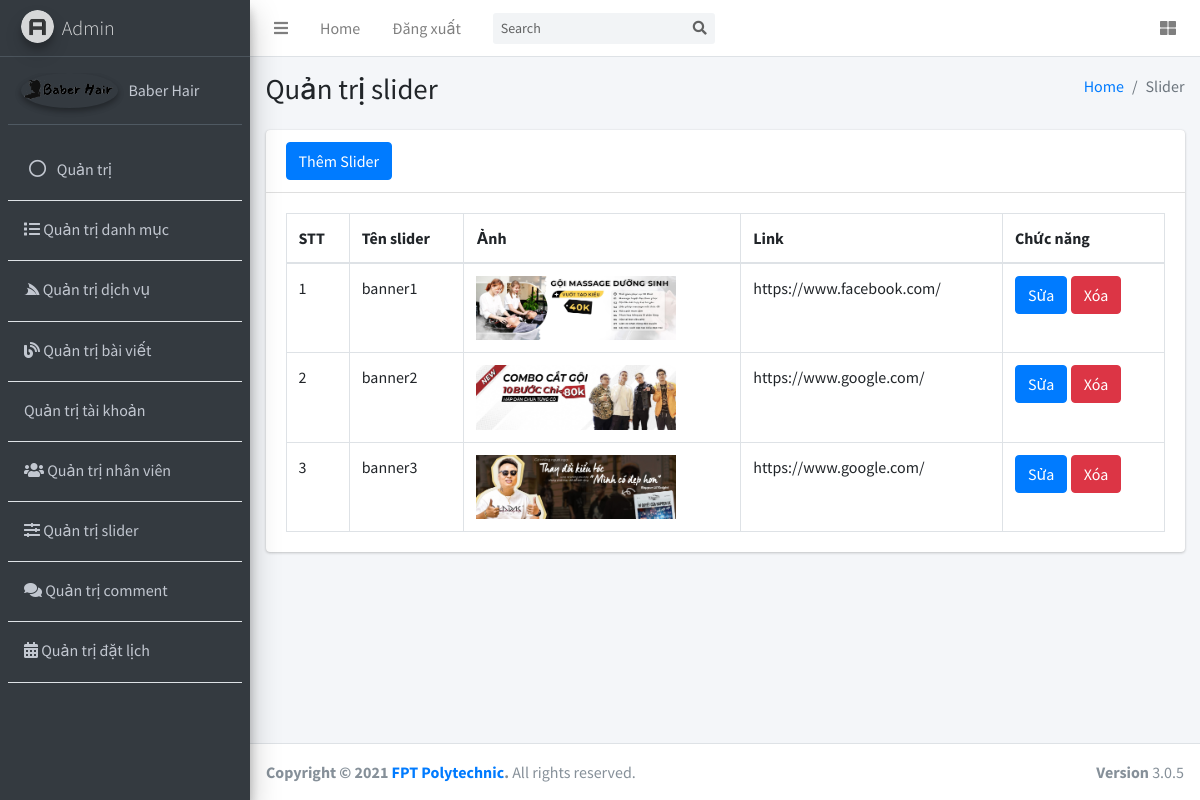
Screenshot of /admin/sliders.php with the database file from the repository.
### tables this page shows
CREATE TABLE `sliders` (
  `slider_id` int(11) NOT NULL,
  `slider_name` varchar(255) NOT NULL,
  `slider_img` varchar(255) NOT NULL,
  `link` varchar(255) NOT NULL
);

### admin/sliders.php (the view)
<?php
require_once "../connection.php";
$stt = 0;
$sql = "SELECT *FROM sliders";
$stmt = $conn->prepare($sql);
$stmt->execute();
$slider = $stmt->fetchAll(PDO::FETCH_ASSOC);
?>
<!DOCTYPE html>
<html lang="en">
<?php
require_once "headerQT.php";
?>
<body class="hold-transition sidebar-mini layout-fixed">
    <div class="wrapper">
        <div class="content-wrapper">
            <section class="content-header">
                <div class="container-fluid">
                    <div class="mb-2 row">
                        <div class="col-sm-6">
                            <h1>Quản trị slider </h1>
                        </div>
                        <div class="col-sm-6">
                            <ol class="breadcrumb float-sm-right">
                                <li class="breadcrumb-item"><a href="#">Home</a></li>
                                <li class="breadcrumb-item active">Slider</li>
                            </ol>
                        </div>
                    </div>
                </div>
            </section>
            <section class="content">
                <div class="container-fluid">
                    <div class="row">
                        <div class="col-12">
                            <div class="card">
                                <div class="card-header">
                                    <a href="addSlider.php" class="btn btn-primary">Thêm Slider</a>
                                </div>
                                <div class="card-body">
                                    <table id="example2" class="table table-bordered table-hover">
                                        <thead>
                                            <tr>
                                                <th>STT</th>
                                                <th>Tên slider</th>
                                                <th>Ảnh</th>
                                                <th>Link</th>
                                                <th>Chức năng</th>
                                            </tr>
                                        </thead>
                                        <tbody>
                                            <?php foreach ($slider as $row) : ?>
                                            <tr>
                                                <td scope="slide"><?= $stt += 1 ?></td>
                                                <td><?= $row['slider_name'] ?> </td>
                                                <td>
                                                    <img src="../upload/<?= $row['slider_img'] ?>" alt="" width="200px">
                                                </td>
                                                <td><?= $row['link'] ?></td>
                                                <td> <a href="editSlider.php?slider_id=<?= $row['slider_id'] ?>"
                                                        type="submit" class="btn btn-primary" name="sua">Sửa</a>
                                                    <a href="deleteSlider.php?slider_id=<?= $row['slider_id'] ?>"
                                                        class="btn btn-danger"
                                                        onclick="return alert('Bạn có chắc chắn xóa k ?')"
                                                        name="xoa">Xóa</a>
                                                </td>
                                            </tr>
                                            <?php endforeach; ?>
                                        </tbody>
                                    </table>
                                </div>
                            </div>
                        </div>
                    </div>
                </div>
            </section>
        </div>
</body>
<?php
require_once("footerQT.php");
?>
</html>

### rows the page displays
sliders: stt "1", slider_name "banner1", slider_img (picture), link "https://www.facebook.com/"
sliders: stt "2", slider_name "banner2", slider_img (picture), link "https://www.google.com/"
sliders: stt "3", slider_name "banner3", slider_img (picture), link "https://www.google.com/"
